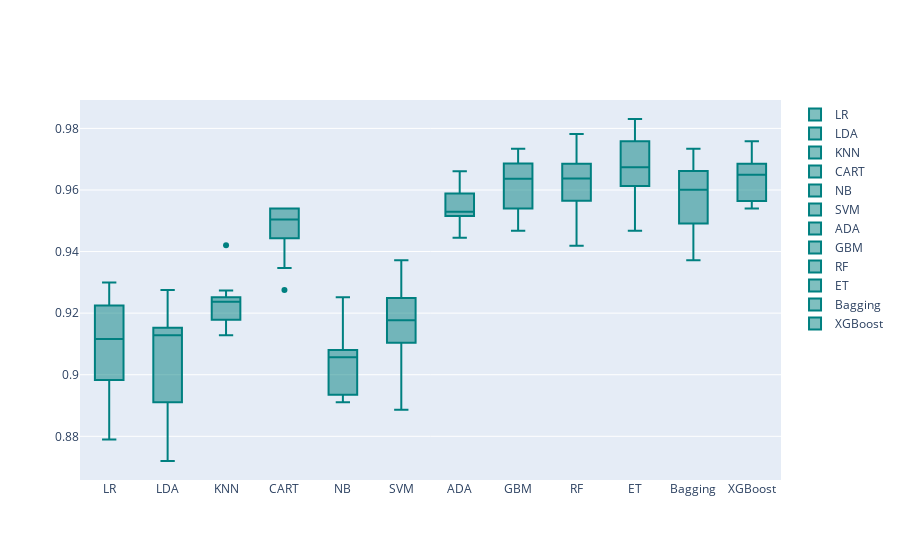

The notebook cell saved with this chart:
### Code cell
models = GetBasedModel()
names,results = BasedLine2(X_train, y_train, models)
PlotBoxR().PlotResult(names,results)

### Figure 1 — Plotly figure (JSON) as saved in the notebook; plotly's stock layout.template omitted (floating-point values rounded to 4 significant figures)
{"data": [{"marker": {"color": "rgb(0, 128, 128)"}, "name": "LR", "type": "box", "y": [0.9275, 0.93, 0.8937, 0.8789, 0.9201, 0.8983, 0.9104, 0.9128, 0.9031, 0.9225]}, {"marker": {"color": "rgb(0, 128, 128)"}, "name": "LDA", "type": "box", "y": [0.9275, 0.9179, 0.872, 0.8789, 0.9128, 0.908, 0.9128, 0.9128, 0.891, 0.9153]}, {"marker": {"color": "rgb(0, 128, 128)"}, "name": "KNN", "type": "box", "y": [0.942, 0.9179, 0.9251, 0.9201, 0.9128, 0.9249, 0.9225, 0.9274, 0.9128, 0.9249]}, {"marker": {"color": "rgb(0, 128, 128)"}, "name": "CART", "type": "box", "y": [0.9517, 0.9493, 0.9275, 0.9346, 0.9443, 0.954, 0.9443, 0.9516, 0.954, 0.954]}, {"marker": {"color": "rgb(0, 128, 128)"}, "name": "NB", "type": "box", "y": [0.9251, 0.9058, 0.8913, 0.891, 0.9007, 0.908, 0.9056, 0.908, 0.8935, 0.9177]}, {"marker": {"color": "rgb(0, 128, 128)"}, "name": "SVM", "type": "box", "y": [0.9372, 0.9275, 0.8961, 0.8886, 0.9177, 0.9177, 0.9128, 0.9201, 0.9104, 0.9249]}, {"marker": {"color": "rgb(0, 128, 128)"}, "name": "ADA", "type": "box", "y": [0.9541, 0.9517, 0.9444, 0.9516, 0.9564, 0.9613, 0.9516, 0.9492, 0.9588, 0.9661]}, {"marker": {"color": "rgb(0, 128, 128)"}, "name": "GBM", "type": "box", "y": [0.9686, 0.9662, 0.9469, 0.9467, 0.9661, 0.9734, 0.954, 0.9613, 0.9588, 0.9734]}, {"marker": {"color": "rgb(0, 128, 128)"}, "name": "RF", "type": "box", "y": [0.9638, 0.971, 0.9565, 0.9419, 0.954, 0.9782, 0.9685, 0.9637, 0.9685, 0.9613]}, {"marker": {"color": "rgb(0, 128, 128)"}, "name": "ET", "type": "box", "y": [0.971, 0.9662, 0.9565, 0.9467, 0.9613, 0.9831, 0.9782, 0.9685, 0.9661, 0.9758]}, {"marker": {"color": "rgb(0, 128, 128)"}, "name": "Bagging", "type": "box", "y": [0.9565, 0.9662, 0.9372, 0.9419, 0.9685, 0.9734, 0.9588, 0.9613, 0.9492, 0.9661]}, {"marker": {"color": "rgb(0, 128, 128)"}, "name": "XGBoost", "type": "box", "y": [0.9638, 0.9686, 0.9589, 0.954, 0.9564, 0.9661, 0.9564, 0.9661, 0.9685, 0.9758]}], "layout": {}}
